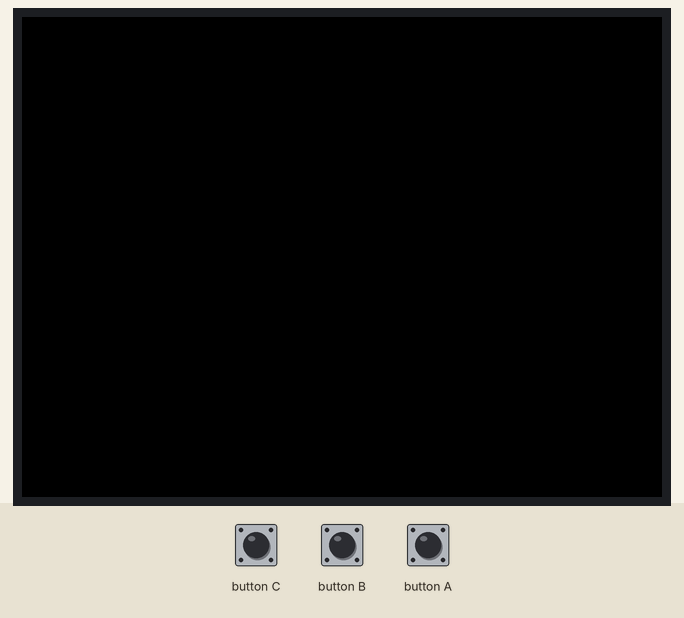
Bench run of a program on a simulated ESP32. Parts: 320×240 colour display. Inputs (shaded band) come from the test bench.

Above: at 1.3 s.
1.4 s: button A pressed for 1 s
At 1.8 s:
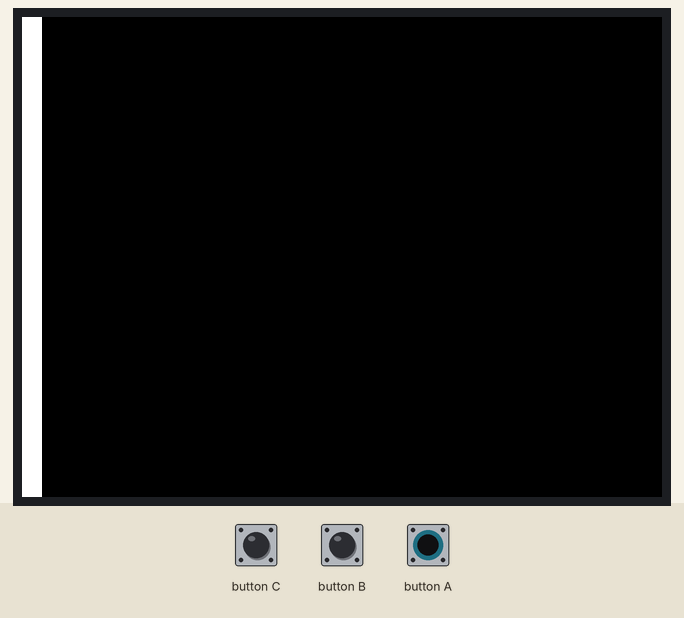
4.4 s: button A pressed for 3.2 s
At 5.49 s:
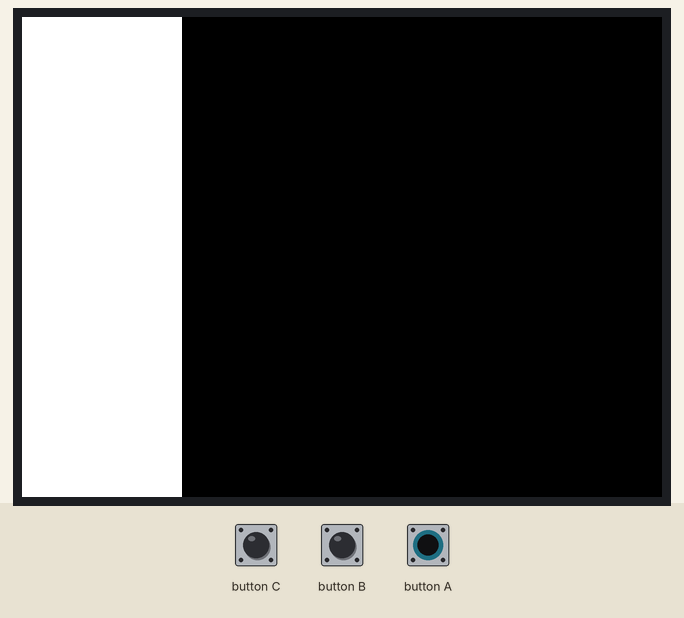
Timing chart, 0 to 7.4 s (numbered marks = the images above; inputs shaded):
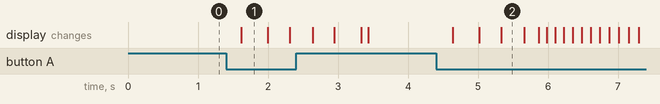

The program:

main.cpp
```cpp
#include <M5Stack.h>

int rect_width = 0;

void setup() { M5.begin(); }

void loop() {
  M5.update();
  M5.Lcd.clear(BLACK);
  M5.Lcd.fillRect(0, 0, rect_width, 240, WHITE);
  // M5.Lcd.fillRect(rect_width, 0, 320 - rect_width, 240, BLACK);

  // M5.BtnA.wasPressed() はボタンを押したときに1度しかtrueにならないが、
  // M5.BtnA.isPressed() はボタンを押している間ずっとtrueになる。
  if (M5.BtnA.isPressed()) {
    rect_width += 10;
  } else {
    rect_width -= 10;
  }

  rect_width = constrain(rect_width, 0, 320);
  delay(10);
}
```

Measured:
- after the input at 1.4 s, the display: changes after 0.22 s (image 1)
- after the input at 4.4 s, the display: first changes after 0.24 s (image 2 shows a later state)
